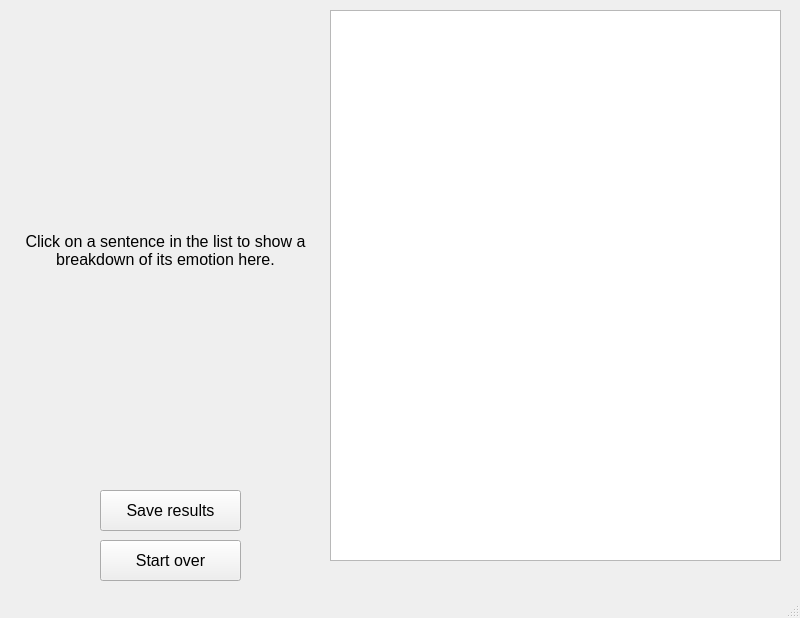
<?xml version="1.0" encoding="UTF-8"?>
<ui version="4.0">
 <class>resultsWindow</class>
 <widget class="QMainWindow" name="resultsWindow">
  <property name="geometry">
   <rect>
    <x>0</x>
    <y>0</y>
    <width>800</width>
    <height>618</height>
   </rect>
  </property>
  <property name="windowTitle">
   <string>Analysis results</string>
  </property>
  <widget class="QWidget" name="centralwidget">
   <widget class="QLabel" name="results_ResultsBreakdown">
    <property name="geometry">
     <rect>
      <x>10</x>
      <y>25</y>
      <width>311</width>
      <height>451</height>
     </rect>
    </property>
    <property name="font">
     <font>
      <pointsize>12</pointsize>
     </font>
    </property>
    <property name="text">
     <string>Click on a sentence in the list to show a breakdown of its emotion here.</string>
    </property>
    <property name="alignment">
     <set>Qt::AlignCenter</set>
    </property>
    <property name="wordWrap">
     <bool>true</bool>
    </property>
   </widget>
   <widget class="QPushButton" name="results_SaveBtn">
    <property name="geometry">
     <rect>
      <x>100</x>
      <y>490</y>
      <width>141</width>
      <height>41</height>
     </rect>
    </property>
    <property name="font">
     <font>
      <pointsize>12</pointsize>
     </font>
    </property>
    <property name="toolTip">
     <string>Save the results of the sentiment analysis as a text file.</string>
    </property>
    <property name="text">
     <string>Save results</string>
    </property>
    <property name="shortcut">
     <string>Ctrl+C</string>
    </property>
   </widget>
   <widget class="QPushButton" name="results_StartOverBtn">
    <property name="geometry">
     <rect>
      <x>100</x>
      <y>540</y>
      <width>141</width>
      <height>41</height>
     </rect>
    </property>
    <property name="font">
     <font>
      <pointsize>12</pointsize>
     </font>
    </property>
    <property name="toolTip">
     <string>Delete the results of the analysis &amp; start over with a new piece of text.</string>
    </property>
    <property name="text">
     <string>Start over</string>
    </property>
   </widget>
   <widget class="QListWidget" name="results_AnalysisResults">
    <property name="geometry">
     <rect>
      <x>330</x>
      <y>10</y>
      <width>451</width>
      <height>551</height>
     </rect>
    </property>
   </widget>
  </widget>
  <widget class="QMenuBar" name="menubar">
   <property name="geometry">
    <rect>
     <x>0</x>
     <y>0</y>
     <width>800</width>
     <height>25</height>
    </rect>
   </property>
  </widget>
  <widget class="QStatusBar" name="statusbar"/>
 </widget>
 <resources/>
 <connections/>
</ui>
